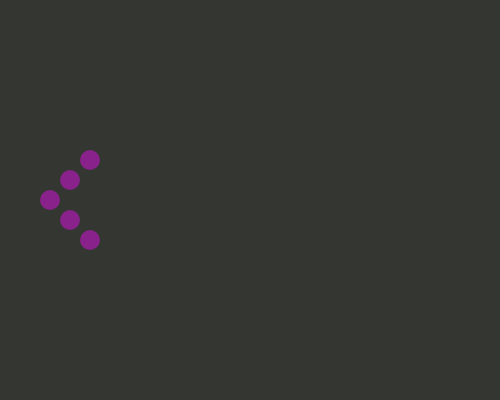
Frame 1 (no input)
Frame 60 (no input): identical to frame 1, image omitted
Frame 120 (the mouse pressed at the canvas centre since frame 60): identical to frame 1, image omitted

The p5.js sketch that drew this single still picture (run headless with seeded random() and noise() and a simulated clock; from frame 60 on, the mouse is pressed at the canvas centre):

// p5.js sketch
// ── sketch.js

function setup() {
	createCanvas(500, 400);
	background(51,54,49);
	noStroke();
	background(51,54,49);
	
	fill(137, 34, 138);                           //塗り
	ellipse(50, 200, 20, 20);                     //中心の○
	ellipse(50 + 20,   200 - 20,   20, 20);       //中心の○から,○1つ分右,○1つ分斜め上
	ellipse(50 + 20*2, 200 - 20*2, 20, 20);       //中心の○から,○2つ分右,○2つ分斜め上
	ellipse(50 + 20,   200 + 20,   20, 20);       //中心の○から,○1つ分右,○1つ分斜め下
	ellipse(50 + 20*2,  200 + 20*2, 20, 20);      //中心の○から,○2つ分左,○2つ分斜め下

}


function draw() {

}
